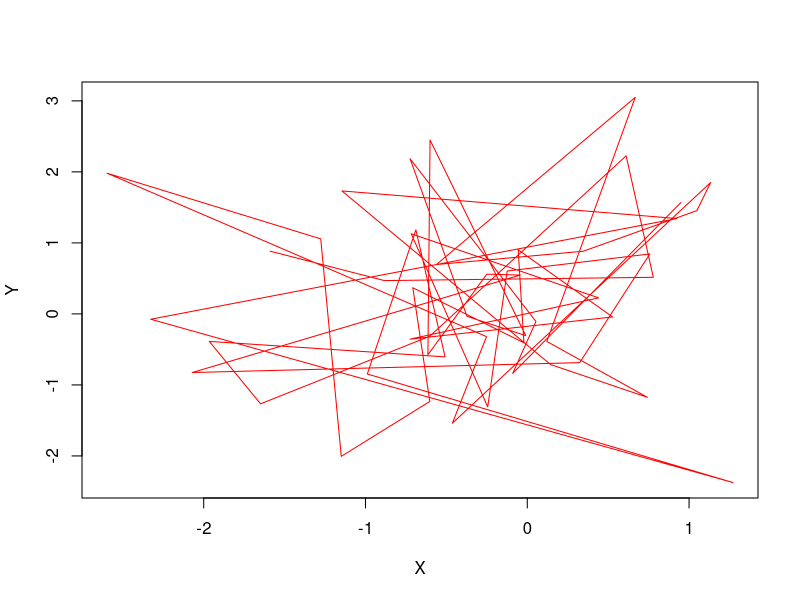
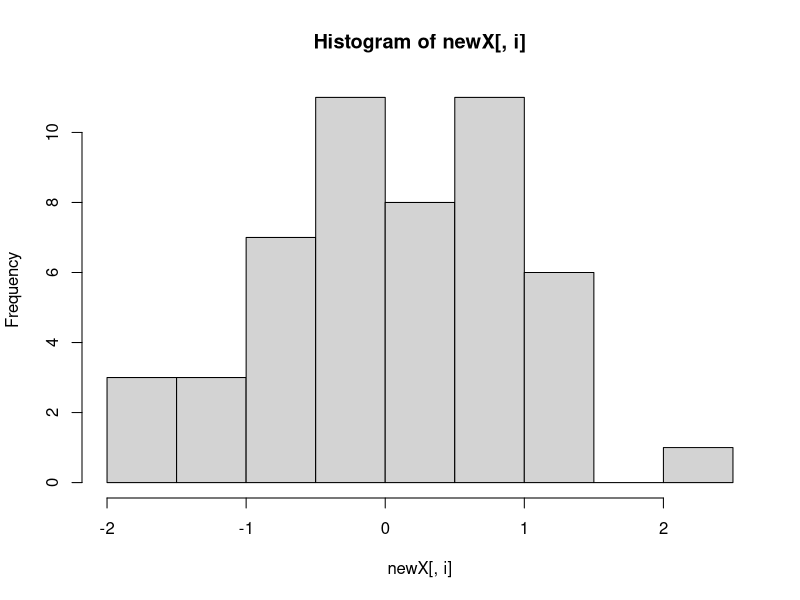
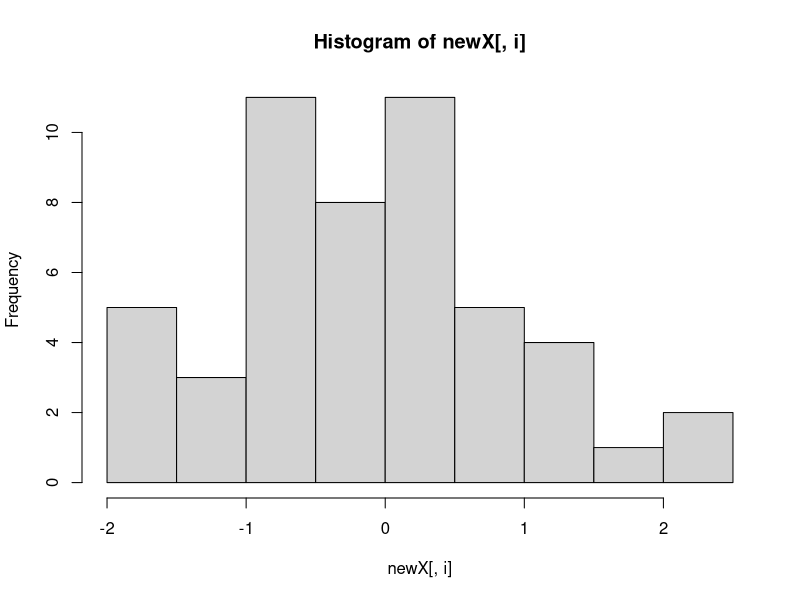
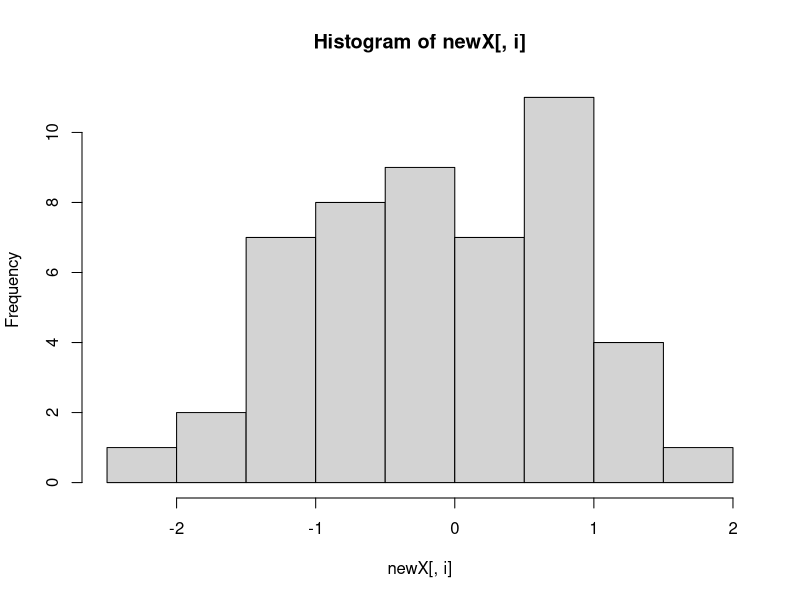
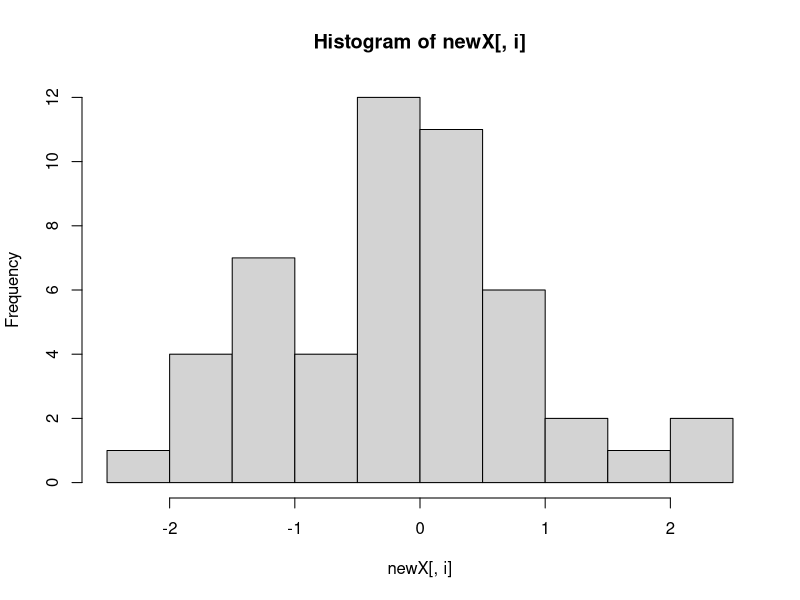
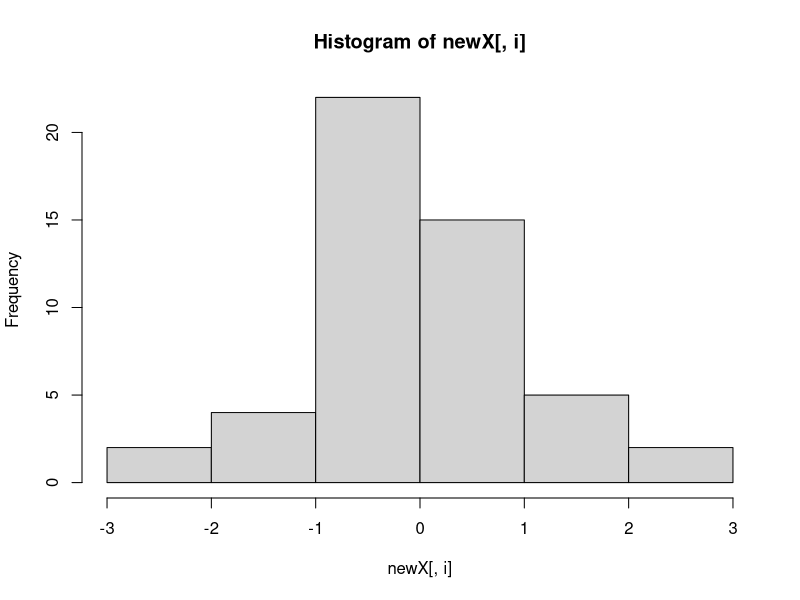
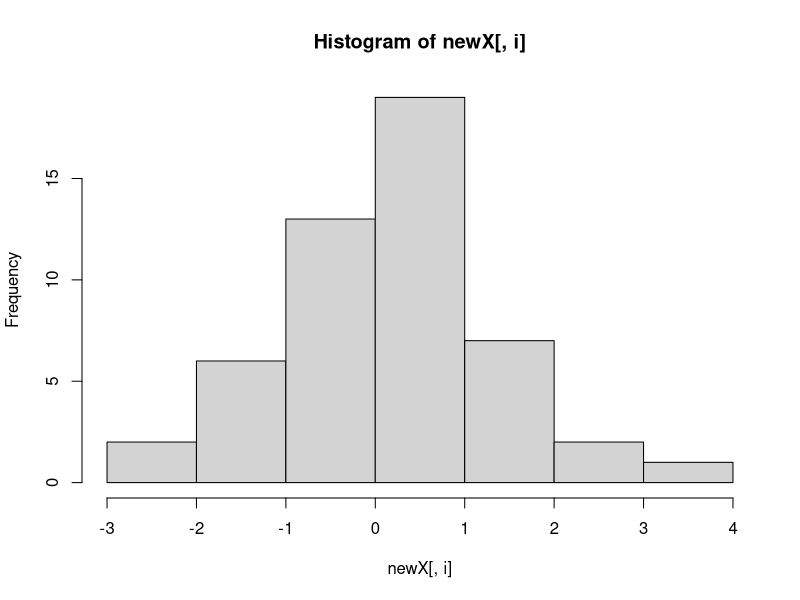
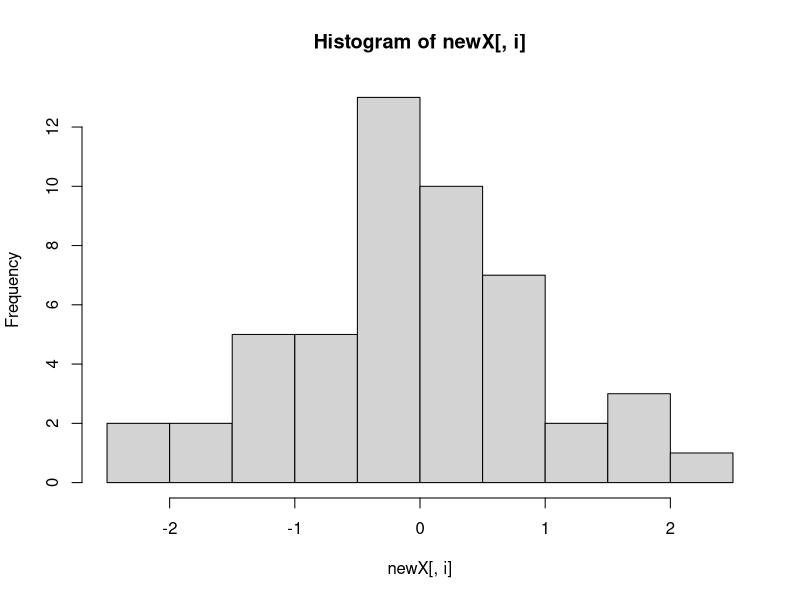

These figures' R source, in order: (Note: this script raises an error after producing the figures.)
#Slide 1
#1
matr<-matrix(rnorm(2500),nrow =  50,ncol = 50)
#2
plot(matr[,which.min(apply(matr,2,mean))],
     matr[,which.max(apply(matr,2,sd))],col="red",type="l",xlab = "X", ylab = "Y")
#3
x<-1
y<-1
(x+y)%%2==0
#4
x1<-1
y1<-1
x2<-3
y2<-2
(x1==x2)||(y1==y2)||((x1-x2)==(y1-y2))

#slide 3
#1
mas<-rnorm(100,10,6)
cut(mas,breaks=c(min(mas),mean(mas)-2*sd(mas),mean(mas)+2*sd(mas), 
                 max(mas)), labels = c("First","Second","Third"),
    include.lowest = T)
#2
my_seq<-function(a,b){
  return(list(seq=a:b,num=b-a-1))
  }
my_seq(1,15)
#3
my_n<-function(N){
  a<-0
  while(N>1){
    a<-a*10+N%%10
    N<-N%/%10
  }
  return(a)
}
my_n(342124)
#4
my_mas<-function(m){
  for(i in length(m)){
    if (m[i]>mean(m)){
      m[i]<-m[i]-18
    }
  }
  return(m)
}
my_mas(mas)
#5
apply(matr,2,hist)
#6
my_n<-function(N){
  if (N==2) return(F)
  for(i in 2:(N-1)){
    if (N%%i==0) return (F)
  }
  return(T)
}

#slide 5
#1
df<-read.csv("DataDay2.csv",sep=";",dec = ",")
#2
str(df)
#3
names(df)[4]<-"Population"
summary(df)
df$GDP.per.capita<-abs(df$GDP.per.capita)
df$Area<-abs(df$Area)
#4
apply(df[,3:6],2,hist)
apply(df[,3:6],2,boxplot)
#5
df$Density<-df$Population/df$Area

#------
#1
sum(as.integer(is.na(df)))

tdf<-apply(df[,3:6],2,function(x){x[is.na(x)]<-mean(x,na.rm = T);return(x)})
df[,3:6]<-tdf
#2
df[df$GDP.per.capita==max(df$GDP.per.capita),][1]
df[df$Area==min(df$Area),][1]
#3
df%>%group_by(Region)%>%summarise(mean=mean(Area))%>%arrange(mean)
#4
df%>%group_by(Area)%>%summarise(num=n())%>%arrange(desc(num))
df%>%filter(Region=="Europe & Central Asia")%>%group_by(Area)%>%summarise(num=n())%>%arrange(desc(num))
#5
df%>%group_by(Region)%>%summarise(mean=mean(GDP.per.capita),median=median(GDP.per.capita))
#6
df%>%arrange(GDP.per.capita)%>%select(Country.Name)%>%head(5)
df%>%arrange(GDP.per.capita)%>%select(Country.Name)%>%tail(5)
df%>%arrange(CO2.emission)%>%select(Country.Name)%>%head(5)
df%>%arrange(CO2.emission)%>%select(Country.Name)%>%tail(5)
